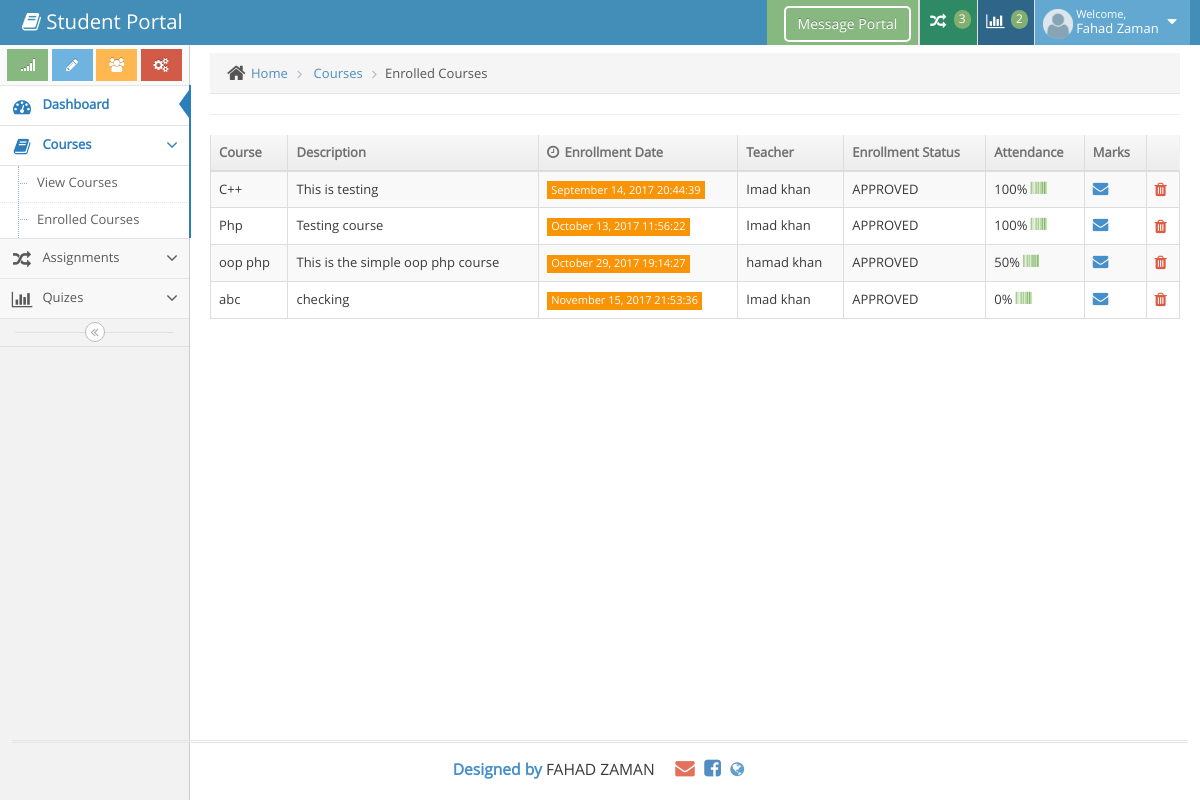
/student/index.php?page=enrolled_courses (signed in), run on the app's committed database.
### tables this page shows
CREATE TABLE `userdata` (
  `USERID` int(11) NOT NULL,
  `FIRSTNAME` varchar(50) NOT NULL,
  `LASTNAME` varchar(50) NOT NULL,
  `EMAIL` varchar(100) NOT NULL,
  `CONTACTNO` varchar(20) NOT NULL,
  `PASSWORD` varchar(255) NOT NULL,
  `TEMPASSWORD` varchar(255) NOT NULL,
  `ACCOUNT` varchar(10) NOT NULL,
  `ADDEDDATE` varchar(20) NOT NULL,
  `VISIBILITY` varchar(10) NOT NULL DEFAULT 'ACTIVE',
  `EDUCATION` varchar(50) NOT NULL
);

CREATE TABLE `enrollment` (
  `EID` int(11) NOT NULL,
  `USERID` int(11) NOT NULL,
  `COURSEID` int(11) NOT NULL,
  `ADDEDDATE` varchar(20) NOT NULL,
  `VISIBILITY` varchar(10) NOT NULL DEFAULT 'ACTIVE',
  `STATUS` varchar(20) NOT NULL DEFAULT 'PENDING'
);

CREATE TABLE `course` (
  `COURSEID` int(11) NOT NULL,
  `NAME` varchar(50) NOT NULL,
  `DESCRIPTION` text NOT NULL,
  `ADDEDBY` int(11) NOT NULL,
  `ADDEDDATE` varchar(20) NOT NULL,
  `VISIBILITY` varchar(20) NOT NULL DEFAULT 'ACTIVE'
);

### student/enrolledcourses.php (the view, shortened to what this page needs)
<?php
include '../connection.php';
		?>
<div class="breadcrumbs" id="breadcrumbs">
	<ul class="breadcrumb">
		<li>
			<i class="ace-icon fa fa-home home-icon"></i>
			<a href="#">Home</a>
		</li>
		<li>
			<a href="#">Courses</a>
		</li>
		<li class="active">Enrolled Courses</li>
	</ul>
</div>
<hr>
<div class='row'>
	<div class="col-sm-12">
		<table id="simple-table" class="table table-striped table-bordered table-hover no-margin-bottom no-border-top">
			<thead>
				<tr>
					<th>Course</th>
					<th class="hidden-480">Description</th>
					<th>
						<i class="ace-icon fa fa-clock-o bigger-110 hidden-480"></i>
						Enrollment Date
					</th>
					<th>Teacher</th>
					<th>Enrollment Status</th>
					<th>Attendance</th>
					<th>Marks</th>
					<th></th>
				</tr>
			</thead>
			<tbody>
				<?php
				$result=$link->query("select enrollment.EID,enrollment.STATUS,course.COURSEID,userdata.FIRSTNAME,userdata.LASTNAME,course.NAME,course.DESCRIPTION,enrollment.ADDEDDATE FROM userdata,course,enrollment WHERE userdata.USERID=course.ADDEDBY AND enrollment.COURSEID=course.COURSEID AND enrollment.VISIBILITY='ACTIVE' AND course.VISIBILITY='ACTIVE' AND userdata.VISIBILITY='ACTIVE' AND enrollment.USERID='$activeuserid' order by enrollment.STATUS");
				if($result->num_rows>0){
					while($row=$result->fetch_assoc()){
                        $cid=$row["COURSEID"];
						echo"
							<tr>
								<td>".$row["NAME"]."</td>
								<td class='hidden-480'>".$row["DESCRIPTION"]."</td>
								<td class='hidden-480'>
									<span class='label label-sm label-warning'>".date('F j, Y H:i:s',strtotime($row["ADDEDDATE"]))."</span>
								</td>
								<td>".$row["FIRSTNAME"]." ".$row["LASTNAME"]." </td>
								<td>".$row["STATUS"]." </td>
								<td>";
                                $tot=$present=0;
                                $result1=$link->query("select STATUS,count(STATUS) AS TOTAL from attendance where USERID='$activeuserid' AND CID='$cid' group by STATUS");
                                if($result1->num_rows>0){
                                    while($row1=$result1->fetch_assoc()){
                                        if($row1["STATUS"]=="P"){
                                            $present=$row1["TOTAL"];
                                        }else{
                                            $present=0;
                                        }
                                        $tot=$tot+$row1["TOTAL"];
                                    }
                                }else{}
                                if($tot==0){
                                    $tot=1;
                                }else{
                                    $tot=$tot;
                                }
                                echo round(($present*100)/$tot,2)."%
                        <a href='#SHOW".$row["COURSEID"]."' role='button' class='green' data-toggle='modal' title='Full Attendence'>
											<i class='ace-icon fa fa-barcode bigger-120'></i>
										</a>
                        </td>
                        <td>
                                <a href='#SHOW_MARKS".$row["COURSEID"]."' role='button' class='blue' data-toggle='modal' title='Full Attendence'>
											<i class='ace-icon fa fa-envelope bigger-120'></i>
										</a>
                                </td>
								<td>
									<div class='hidden-sm hidden-xs btn-group'>
                                        <a href='#E".$row["EID"]."' role='button' class='red' data-toggle='modal'>
											<i class='ace-icon fa fa-trash bigger-120'></i>
										</a>";
										echo"
									</div>
								</td>
							</tr>
						";
					}
				}else{}
				?>
			</table>
	</div>

### student/belowheader.php (shortened to what this page needs)
<div id="navbar" class="navbar navbar-default">
<?php
 include '../connection.php';
if (!empty(isset($_SESSION['activeuserid']))){
	$activeuserid=$_SESSION['activeuserid'];
	$displayuserdata="SELECT* from  userdata where USERID='$activeuserid'";
	$result=$link->query($displayuserdata);
	if($result->num_rows>0){
		while($row=$result->fetch_assoc()){
			$fname=$row["FIRSTNAME"];
			$lname=$row["LASTNAME"];
		}
	}else{}
}
else{
	$userurl='../index.php';
	echo '<script>window.location = "'.$userurl.'";</script>';
}
?>
<?php
include '../connection.php';
$pending_assignments=$pending_quizes=0;
$result=$link->query("select count(assignment.AID) as TOTAL from assignment,student_assignments where assignment.AID=student_assignments.AID AND (student_assignments.NOTIFICATION='ACTIVE' OR assignment.DUEDATE<='$currenttime') AND student_assignments.USERID='$activeuserid'");
if($result->num_rows>0){
	while($row=$result->fetch_assoc()){
		$pending_assignments=$row["TOTAL"];
	}
}else{
	$pending_assignments=0;
}
$result=$link->query("select count(quiz.QID) as TOTAL from quiz,student_quizes where quiz.QID=student_quizes.QID AND (student_quizes.NOTIFICATION='ACTIVE' OR quiz.DUEDATE<='$currenttime') AND student_quizes.USERID='$activeuserid'");
if($result->num_rows>0){
	while($row=$result->fetch_assoc()){
		$pending_quizes=$row["TOTAL"];
	}
}else{
	$pending_quizes=0;
}
?>
			<div class="navbar-container" id="navbar-container">
				<div class="navbar-header pull-left">
					<a href="index.php" class="navbar-brand">
						<small>
							<i class="fa fa-book"></i>
							Student Portal
						</small>
					</a>
				</div>
				<div class="navbar-buttons navbar-header pull-right" role="navigation">
					<ul class="nav ace-nav">
                        <li><button class="btn btn-success"><a href="https://awkumsrh.slack.com/messages" class="btn btn-success" style=" border:2px solid white; border-radius:5px; margin-top:-5px; margin-right:-10px;" target="_blank">Message Portal</a></button></li>
						<li class="green dropdown-modal">
							<a data-toggle="dropdown" class="dropdown-toggle" href="#">
								<i class="ace-icon fa fa-random icon-animated-vertical"></i>
								<span class="badge badge-success"><?php echo $pending_assignments; ?></span>
							</a>
						</li>
						<li class="orange dropdown-modal">
							<a data-toggle="dropdown" class="dropdown-toggle" href="#">
								<i class="ace-icon fa fa-bar-chart-o icon-animated-vertical"></i>
								<span class="badge badge-success"><?php echo $pending_quizes; ?></span>
							</a>
						</li>
						<li class="light-blue">
							<a data-toggle="dropdown" href="#" class="">
							<img src="../images/defaultuser.png" width="30px" height="30px">
								<span class="user-info">
									<small>Welcome,</small>
									<?php echo $fname," ",$lname; ?>
								</span>
								<i class="ace-icon fa fa-caret-down"></i>
							</a>
						</li>
					</ul>
				</div>
			</div>
		</div>

### data on the page
userdata: FIRSTNAME "Fahad", LASTNAME "Zaman"
enrollment: COURSEID.NAME "C++", COURSEID.DESCRIPTION "This is testing", ADDEDDATE "September 14, 2017 20:44:39", userdata.FIRSTNAME "Imad", userdata.LASTNAME "khan", STATUS "APPROVED", tot "100"
enrollment: COURSEID.NAME "Php", COURSEID.DESCRIPTION "Testing course", ADDEDDATE "October 13, 2017 11:56:22", userdata.FIRSTNAME "Imad", userdata.LASTNAME "khan", STATUS "APPROVED", tot "100"
enrollment: COURSEID.NAME "oop php", COURSEID.DESCRIPTION "This is the simple oop php course", ADDEDDATE "October 29, 2017 19:14:27", userdata.FIRSTNAME "hamad", userdata.LASTNAME "khan", STATUS "APPROVED", tot "50"
enrollment: COURSEID.NAME "abc", COURSEID.DESCRIPTION "checking", ADDEDDATE "November 15, 2017 21:53:36", userdata.FIRSTNAME "Imad", userdata.LASTNAME "khan", STATUS "APPROVED", tot "0"

### other printed values
$pending_assignments "3"
$pending_quizes "2"
